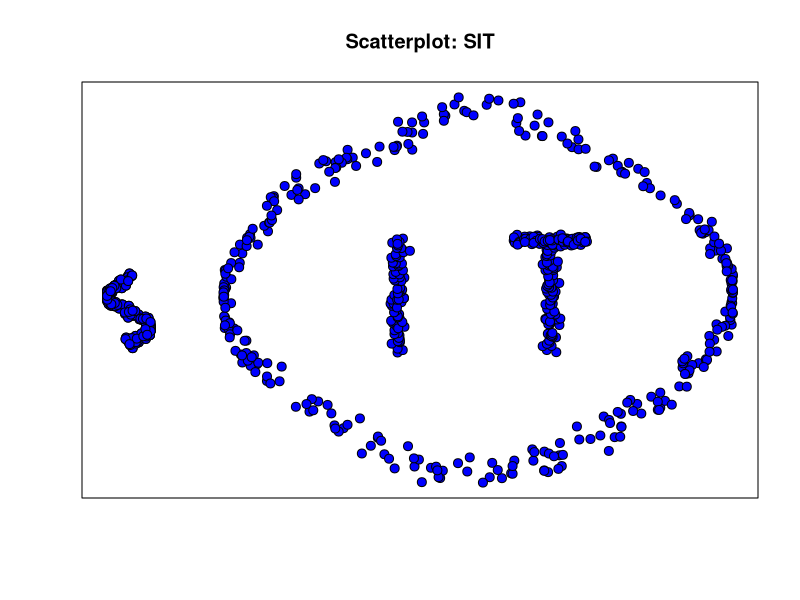
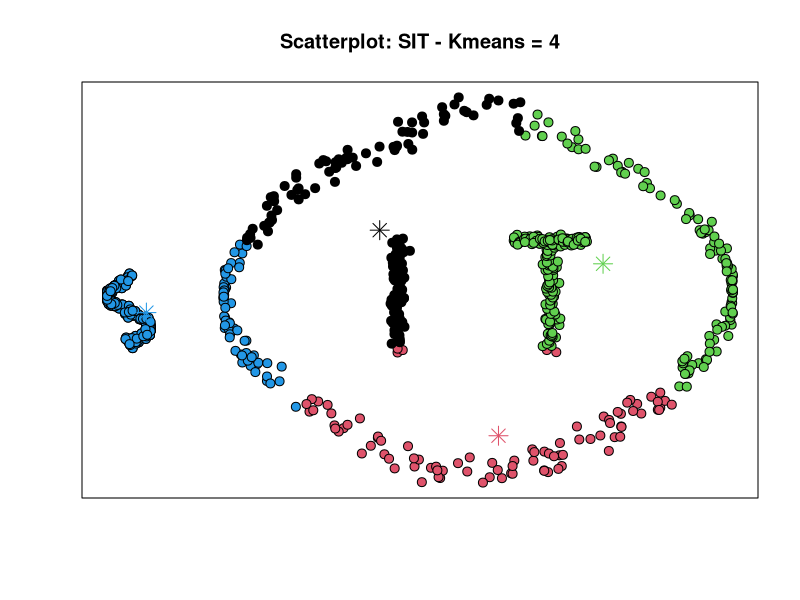
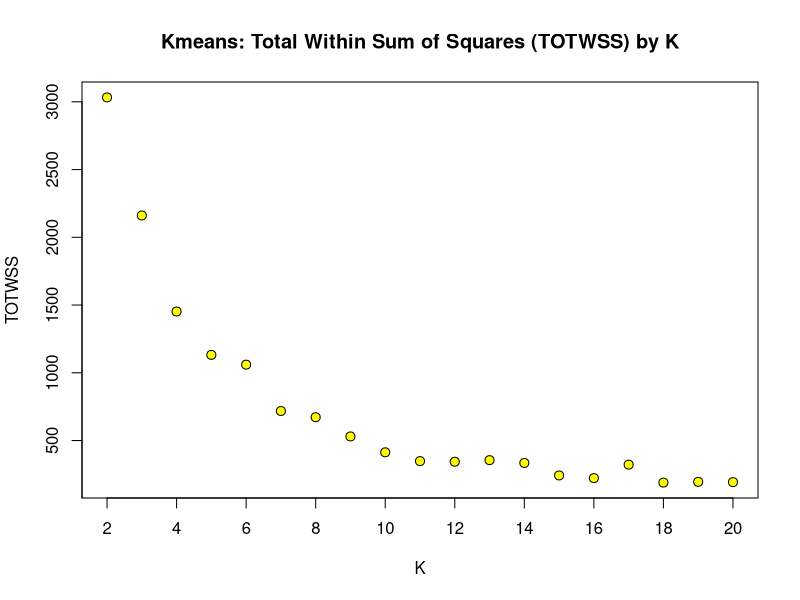
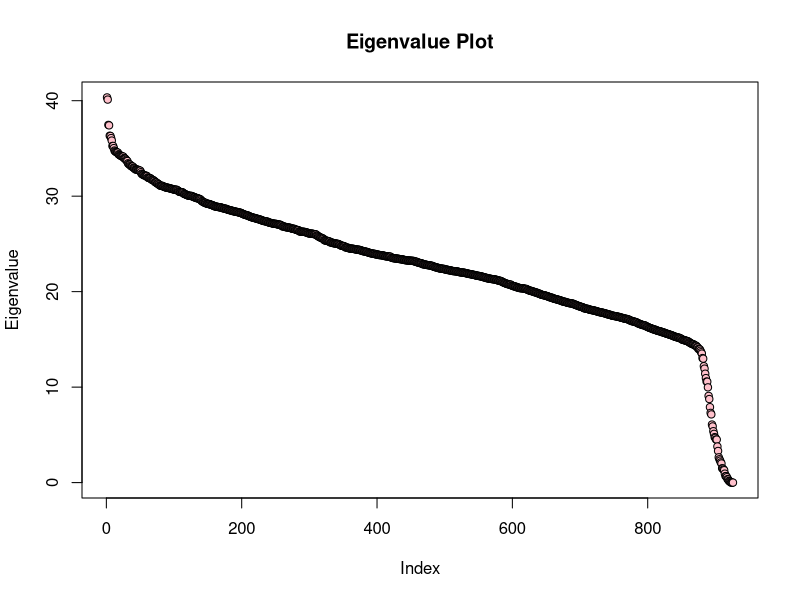
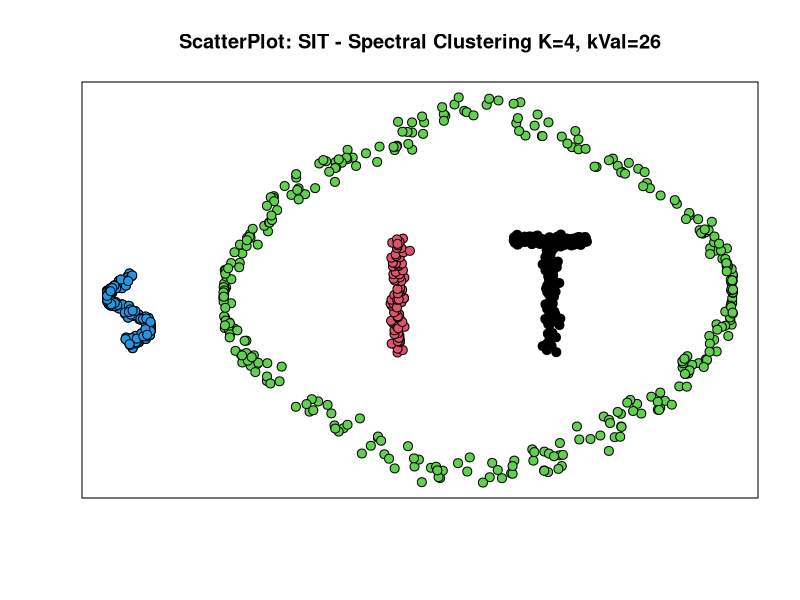

These charts were generated, in order, by the following R code:
# Read in the Data
zz<-read.table("Data/lettersdata.txt")
zz<-as.matrix(zz)

# Plot the Data
plot(zz,
     main = "Scatterplot: SIT",
     pch = 21,
     col = "black",
     bg = "blue",
     cex = 1.2,
     xaxt = 'n', 
     yaxt = 'n',
     xlab = '', 
     ylab = '')


# Run the K-means
cl <- kmeans(zz, 4, nstart = 25)

plot(zz,
     main = "Scatterplot: SIT - Kmeans = 4",
     col = 'black', 
     bg = cl$cluster, 
     pch=21,
     cex = 1.2,
     xaxt = 'n', 
     yaxt = 'n',
     xlab = '', 
     ylab = '')

points(cl$centers, 
       col = 1:5, 
       pch = 8,
       cex = 1.8
)

# Compute the Total Within Sum Of Squares (TOTWSS)

#Initialize Matrix with 2 columns: One for the K, the other for the TOTWSS
totwss <- matrix(0, nrow = 19, ncol = 2)
totwss[,1] <- 2:20 # Assign 2:20 to first column

#Vectorize the K-means function such that it is applied to each number of K (Faster than for loop)
totwss[,2] <- unlist(lapply(2:20, function(i) kmeans(zz, centers=i)$tot.withinss))  

plot(totwss, 
     main="Kmeans: Total Within Sum of Squares (TOTWSS) by K",
     xlab= "K",
     ylab= "TOTWSS",
     col = 'black', 
     bg = 'yellow', 
     pch=21,
     cex = 1.2,
     axes = FALSE) #Clears axes

# Create Custom Axes

# Create X axis: Set ticks to start at 2 and go up by 2.
axis(1, at = seq(2, 20, by = 2))

# Create Y Axis: Set ticks to start at 0 and go up by 500.
axis(2, at = seq(0, 3000, by = 500))

# Redraw the Box
box()

# Perform Spectral Clustering

# 1. Create Similarity Matrix

dZZ<-as.matrix(dist(zz)) # compute eucleadean distances
cParam = 1 # parameter of similarity function
S<-exp(-dZZ/cParam) #compute similarity matrix

# 2. Define Function for Affinity Matrix

#S-distance matrix and k-no of neighbours
AffMat <- function(S, k) {
  n <- nrow(S)
  AM <- matrix(0, nrow = n, ncol = n)
  
  for (i in 1:n) {
    top_k_indices <- order(S[i, ], decreasing = TRUE)[1:k]
    AM[i, top_k_indices] <- S[i, top_k_indices]
    AM[top_k_indices, i] <- AM[i, top_k_indices]
  }
  
  AM
}

# 3. Create Affinity Matrix
kVal=26   
A<-AffMat(S,kVal)

# 4. Compute degree of Affinity Matrix
D <- diag(apply(A, 1, sum)) # sum rows

# 5. Create Un-Normalized Laplasian Matrix 
L <- D - A

# 6. Compute eigenvalues and eigenvectors
eigL <-eigen(L)

plot(eigL$values,
     main = "Eigenvalue Plot",
     ylab= "Eigenvalue",
     col = 'black', 
     bg = 'pink', 
     pch=21,
     cex = 0.98)

tail(eigL$values, 10)

# 7. Run kmeans on the eignvectors.
k<-4
Z<- eigL$vectors[,(ncol(eigL$vectors)-k+1):ncol(eigL$vectors)]

cl2 <- kmeans(Z, k, nstart=25)


plot(zz, 
     main = "ScatterPlot: SIT - Spectral Clustering K=4, kVal=26",
     col='black',
     bg=cl2$cluster,
     pch=21,
     cex = 1.2,
     xaxt = 'n', 
     yaxt = 'n',
     xlab = '', 
     ylab = ''
)